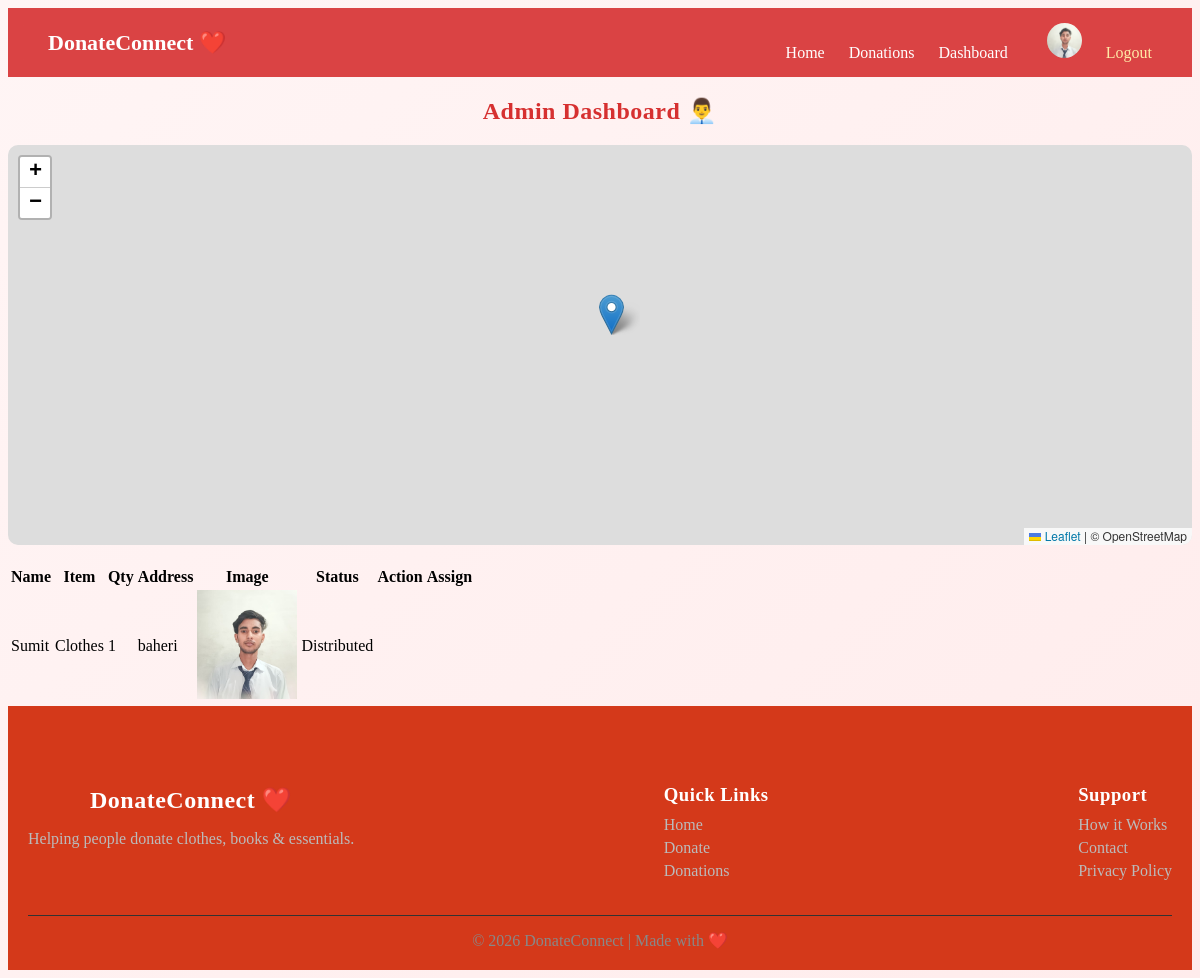
The page /admin-dashboard/ (signed in) on the database as committed earlier.
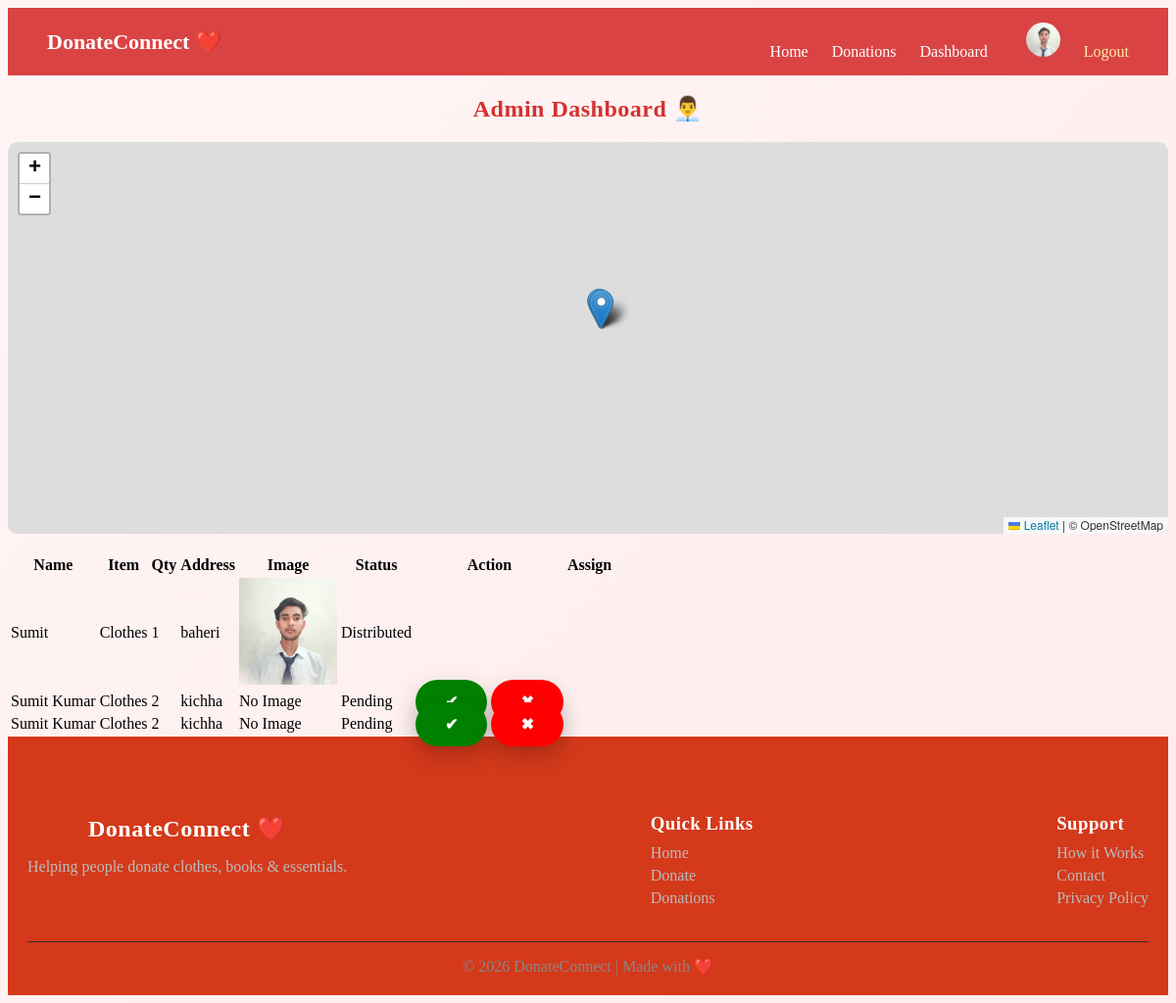
The same page on the database as committed later.
### ngo/models.py (models this page shows, shortened)
class Profile(models.Model):
    user = models.OneToOneField(User, on_delete=models.CASCADE)
    image = models.ImageField(upload_to='profiles/', default='profiles/default.png')

class Donation(models.Model):
    user = models.ForeignKey(
        User,
        on_delete=models.CASCADE,
        null=True,
        related_name='donations'
    )
    assigned_to = models.ForeignKey(
        User,
        on_delete=models.SET_NULL,
        null=True,
        blank=True,
        related_name='assigned_donations'
    )
    name = models.CharField(max_length=100)
    item_type = models.CharField(max_length=50)
    quantity = models.IntegerField()
    address = models.TextField()
    phone = models.CharField(max_length=15, null=True, blank=True)
    email = models.EmailField(null=True, blank=True)
    STATUS_CHOICES = [
        ('Pending', 'Pending'),
        ('Ready', 'Ready for Pickup'),
        ('Picked', 'Picked'),
        ('Distributed', 'Distributed'),
        ('Completed', 'Completed'),
        ('Rejected', 'Rejected'),
    ]
    status = models.CharField(
        max_length=20,
        choices=STATUS_CHOICES,
        default='Pending'
    )
    pickup_date = models.DateField(null=True, blank=True)
    created_at = models.DateTimeField(auto_now_add=True)
    latitude = models.FloatField(null=True, blank=True)
    longitude = models.FloatField(null=True, blank=True)
    image = models.ImageField(upload_to='donations/', null=True, blank=True)

### ngo/views.py (the view)
# urls.py: path('admin-dashboard/', views.admin_dashboard, name='admin_dashboard'),
@login_required
def admin_dashboard(request):
    if not request.user.is_staff:
        return redirect('/')
    donations = Donation.objects.all()
    users = User.objects.all()
    return render(request, 'ngo/admin_dashboard.html', {
        'donations': donations,
        'users': users
    })

### ngo/templates/ngo/admin_dashboard.html (shortened to what this page needs)
{% extends 'ngo/base.html' %}
{% block content %}
<h2 style="text-align:center;">Admin Dashboard 👨‍💼</h2>
<div id="map" style="height: 400px; margin-bottom:20px;"></div>
<table class="table">
    <tr>
        <th>Name</th>
        <th>Item</th>
        <th>Qty</th>
        <th>Address</th>
        <th>Image</th>
        <th>Status</th>
        <th>Action</th>
        <th>Assign</th>
    </tr>
    {% for d in donations %}
    <tr>
        <td>{{ d.name }}</td>
        <td>{{ d.item_type }}</td>
        <td>{{ d.quantity }}</td>
        <td>{{ d.address }}</td>
        <td>
            {% if d.image %}
                <img src="{{ d.image.url }}" width="100px" />
            {% else %}
                No Image
            {% endif %}
        </td>
        <td>{{ d.status }}</td>
        <td>
            {% if d.status == "Pending" %}
                <a href="{% url 'approve' d.id %}" class="btn" style="background:green;">✔</a>
                <a href="{% url 'reject' d.id %}" class="btn" style="background:red;">✖</a>
            {% endif %}
        </td>
        <td>
        </td>
    </tr>
    {% endfor %}
</table>
{% endblock %}

### ngo/templates/ngo/base.html (shortened to what this page needs)
{% load static %}
<!DOCTYPE html>
<html>
<head>
<link rel="stylesheet" href="{% static 'css/style.css' %}?v=30000">
    <link rel="stylesheet" href="https://unpkg.com/leaflet/dist/leaflet.css" />
    <link rel="stylesheet" href="https://cdnjs.cloudflare.com/ajax/libs/font-awesome/6.5.0/css/all.min.css">
</head>
<body>
<nav class="navbar">
    <div class="nav-left">
        <a href="/" class="logo">DonateConnect ❤️</a>
    </div>
    <div class="nav-right">
        <a href="/" class="{% if request.path == '/' %}active{% endif %}">Home</a>
        <a href="/donations/" class="{% if '/donations' in request.path %}active{% endif %}">
            Donations
        </a>
        {% if user.is_authenticated %}
            <a href="/dashboard/">Dashboard</a>
<a href="/profile/" class="profile-link">
    <img src="{{ user.profile.image.url }}" class="nav-avatar">
</a>
            <a href="/logout/" class="logout">Logout</a>
        {% endif %}
    </div>
</nav>
<div class="container">
    {% block content %}
    {% endblock %}
</div>
<footer class="footer">
    <div class="footer-container">
        <div>
            <h2>DonateConnect ❤️</h2>
            <p>Helping people donate clothes, books & essentials.</p>
        </div>
        <div>
            <h3>Quick Links</h3>
            <a href="/">Home</a>
            <a href="/donate/">Donate</a>
            <a href="/donations/">Donations</a>
        </div>
        <div>
            <h3>Support</h3>
            <a href="#">How it Works</a>
            <a href="#">Contact</a>
            <a href="#">Privacy Policy</a>
        </div>
    </div>
    <div class="footer-bottom">
        © 2026 DonateConnect | Made with ❤️
    </div>
</footer>
</body>
</html>

### ngo/static/css/style.css (style rules this page uses)
nav { display: flex; justify-content: space-between; align-items: center; padding: 15px 40px; background: #d63031; color: white; }
nav a { color: white; text-decoration: none; }
h2 { color: #d63030; text-align: center; }
.btn { margin-top: 20px; padding: 14px 30px; border-radius: 30px; background: linear-gradient(135deg, #ff3e3e, #ff7675); color: white; font-weight: bold; text-decoration: none; box-shadow: 0 10px 25px rgba(0,0,0,0.2); transition: 0.3s; }
body { background: linear-gradient(135deg, #fff5f5, #ffecec); }
.footer { background: #d4391a; color: #eee; padding: 60px 20px 20px; }
.footer-container { display: flex; justify-content: space-between; flex-wrap: wrap; gap: 30px; }
.footer h2, .footer h3 { color: white; margin-bottom: 10px; }
.footer p { color: #bbb; }
.footer a { display: block; color: #bbb; margin: 5px 0; text-decoration: none; }
.footer-bottom { text-align: center; margin-top: 30px; border-top: 1px solid #333; padding-top: 15px; color: #888; }
#map { border-radius: 12px; }
.navbar { position: sticky; top: 0; z-index: 1000; display: flex; justify-content: space-between; align-items: center; padding: 15px 40px; background: rgba(214, 48, 49, 0.9); backdrop-filter: blur(10px); color: white; }
.logo { font-size: 22px; font-weight: bold; color: white; text-decoration: none; }
.nav-right a { margin-left: 20px; color: white; text-decoration: none; position: relative; }
.nav-right a::after { content: ""; position: absolute; width: 0%; height: 2px; background: white; bottom: -5px; left: 0; transition: 0.3s; }
.logout { color: #ffeaa7 !important; }
.nav-avatar { width: 35px; height: 35px; border-radius: 50%; object-fit: cover; margin-left: 15px; }
#map { height: 500px; border-radius: 10px; }
h2, h3 { letter-spacing: 0.5px; }

Rows that differ between the two databases and show on the page:
added Donation: name "Sumit Kumar", item_type "Clothes", quantity "2", address "kichha", image "No Image", status "Pending"
added Donation: name "Sumit Kumar", item_type "Clothes", quantity "2", address "kichha", image "No Image", status "Pending"
